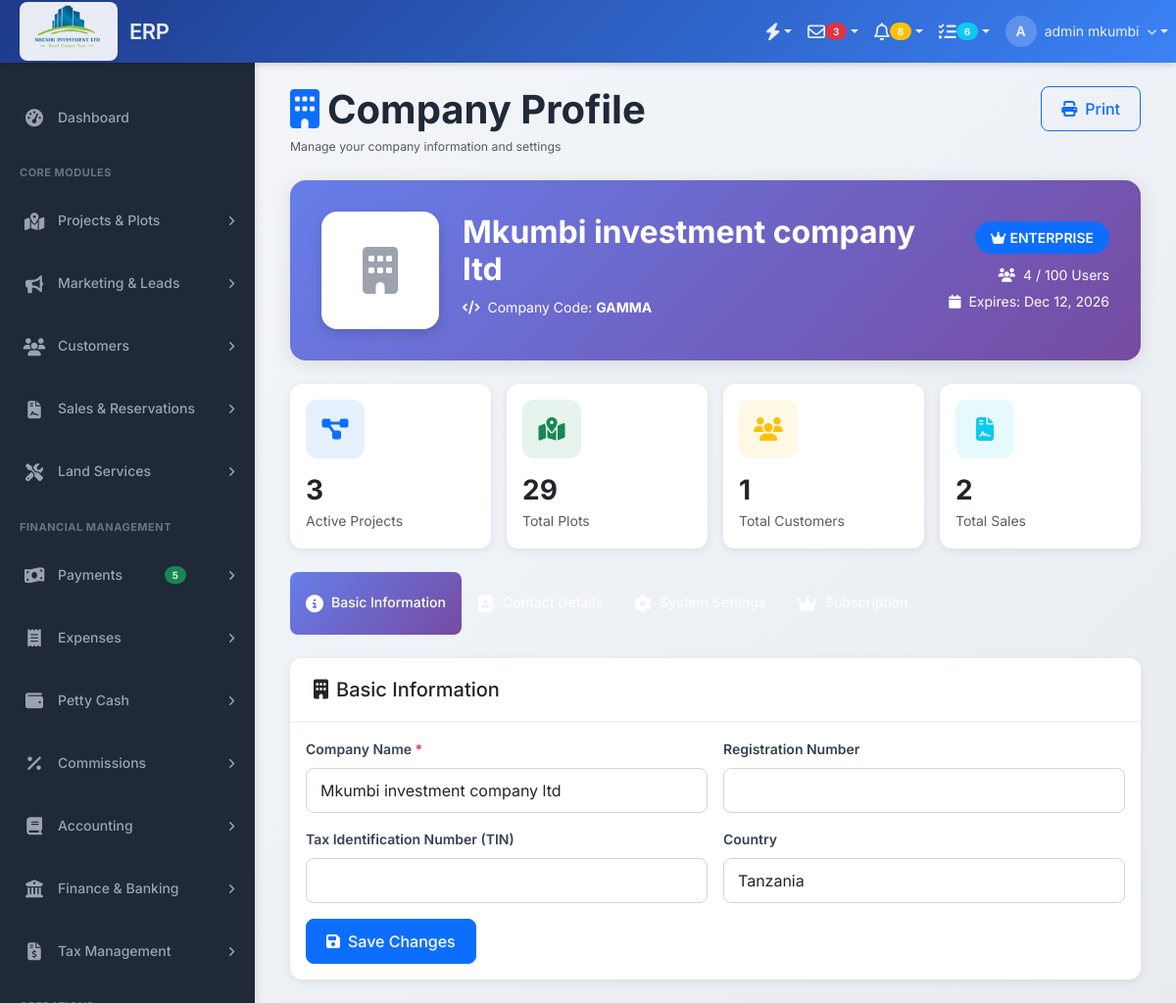
Page /modules/settings/company.php (signed in) on the committed database.
### tables this page shows
CREATE TABLE `companies` (
  `company_id` int(11) NOT NULL,
  `company_code` varchar(20) NOT NULL COMMENT 'Unique company identifier',
  `company_name` varchar(200) NOT NULL,
  `registration_number` varchar(100) DEFAULT NULL,
  `tax_identification_number` varchar(100) DEFAULT NULL COMMENT 'TIN',
  `email` varchar(150) DEFAULT NULL,
  `phone` varchar(50) DEFAULT NULL,
  `mobile` varchar(50) DEFAULT NULL,
  `website` varchar(200) DEFAULT NULL,
  `physical_address` text DEFAULT NULL,
  `postal_address` varchar(200) DEFAULT NULL,
  `city` varchar(100) DEFAULT NULL,
  `region` varchar(100) DEFAULT NULL,
  `country` varchar(100) DEFAULT 'Tanzania',
  `logo_path` varchar(255) DEFAULT NULL,
  `primary_color` varchar(20) DEFAULT '#007bff',
  `secondary_color` varchar(20) DEFAULT '#6c757d',
  `fiscal_year_start` date DEFAULT NULL,
  `fiscal_year_end` date DEFAULT NULL,
  `currency_code` varchar(3) DEFAULT 'TZS',
  `date_format` varchar(20) DEFAULT 'Y-m-d',
  `timezone` varchar(50) DEFAULT 'Africa/Dar_es_Salaam',
  `subscription_plan` enum('trial','basic','professional','enterprise') DEFAULT 'trial',
  `subscription_start_date` date DEFAULT NULL,
  `subscription_end_date` date DEFAULT NULL,
  `max_users` int(11) DEFAULT 5,
  `is_active` tinyint(1) DEFAULT 1,
  `created_at` timestamp NOT NULL DEFAULT current_timestamp(),
  `updated_at` timestamp NOT NULL DEFAULT current_timestamp() ON UPDATE current_timestamp(),
  `created_by` int(11) DEFAULT NULL
);

### modules/settings/company.php (the view, shortened to what this page needs)
<?php
$db = Database::getInstance();
$db->setCompanyId($_SESSION['company_id']);
$conn = $db->getConnection();
$company_id = $_SESSION['company_id'];
try {
    $stmt = $conn->prepare("
        SELECT c.*,
            (SELECT COUNT(*) FROM users WHERE company_id = c.company_id) as total_users,
            (SELECT COUNT(*) FROM users WHERE company_id = c.company_id AND is_active = 1) as active_users
        FROM companies c
        WHERE c.company_id = ?
    ");
    $stmt->execute([$company_id]);
    $company = $stmt->fetch(PDO::FETCH_ASSOC);
    $stats = $conn->prepare("
        SELECT
            (SELECT COUNT(*) FROM projects WHERE company_id = ? AND is_active = 1) as total_projects,
            (SELECT COUNT(*) FROM plots WHERE company_id = ? AND is_active = 1) as total_plots,
            (SELECT COUNT(*) FROM customers WHERE company_id = ? AND is_active = 1) as total_customers,
            (SELECT COUNT(*) FROM reservations WHERE company_id = ? AND status IN ('active', 'completed')) as total_sales
    ");
    $stats->execute([$company_id, $company_id, $company_id, $company_id]);
    $company_stats = $stats->fetch(PDO::FETCH_ASSOC);
} catch (PDOException $e) {
    $error_message = "Error fetching company data: " . $e->getMessage();
    $company = null;
    $company_stats = ['total_projects' => 0, 'total_plots' => 0, 'total_customers' => 0, 'total_sales' => 0];
}
require_once '../../includes/header.php';
?>
<div class="content-header">
    <div class="container-fluid">
        <div class="row mb-4">
            <div class="col-sm-6">
                <h1 class="m-0 fw-bold">
                    <i class="fas fa-building text-primary me-2"></i>Company Profile
                </h1>
                <p class="text-muted small mb-0 mt-1">Manage your company information and settings</p>
            </div>
            <div class="col-sm-6">
                <div class="float-sm-end">
                    <button class="btn btn-outline-primary" onclick="window.print()">
                        <i class="fas fa-print me-2"></i>Print
                    </button>
                </div>
            </div>
        </div>
    </div>
</div>
<section class="content">
    <div class="container-fluid">
        <?php if ($company): ?>
        <div class="company-header mb-4">
            <div class="row align-items-center">
                <div class="col-auto">
                    <div class="company-logo-container" id="logoContainer">
                        <?php if ($company['logo_path'] && file_exists('../../' . $company['logo_path'])): ?>
                            <img src="../../<?php echo htmlspecialchars($company['logo_path']); ?>" alt="Company Logo" id="companyLogoImg">
                        <?php else: ?>
                            <i class="fas fa-building company-logo-placeholder"></i>
                        <?php endif; ?>
                    </div>
                </div>
                <div class="col">
                    <h2 class="mb-2 fw-bold"><?php echo htmlspecialchars($company['company_name']); ?></h2>
                    <p class="mb-2 opacity-90">
                        <i class="fas fa-code me-2"></i>Company Code: <strong><?php echo htmlspecialchars($company['company_code']); ?></strong>
                    </p>
                </div>
                <div class="col-auto text-end">
                    <div class="mb-3">
                        <span class="subscription-badge <?php
                            echo match($company['subscription_plan']) {
                                'trial' => 'bg-warning text-dark',
                                'basic' => 'bg-info text-white',
                                'professional' => 'bg-success text-white',
                                'enterprise' => 'bg-primary text-white',
                                default => 'bg-secondary text-white'
                            };
                        ?>">
                            <i class="fas fa-crown me-1"></i><?php echo strtoupper($company['subscription_plan']); ?>
                        </span>
                    </div>
                    <p class="mb-1 opacity-90">
                        <i class="fas fa-users me-2"></i><?php echo $company['active_users']; ?> / <?php echo $company['max_users']; ?> Users
                    </p>
                    <?php if ($company['subscription_end_date']): ?>
                    <p class="mb-0 opacity-90">
                        <i class="fas fa-calendar me-2"></i>Expires: <?php echo date('M d, Y', strtotime($company['subscription_end_date'])); ?>
                    </p>
                    <?php endif; ?>
                </div>
            </div>
        </div>
        <div class="row g-3 mb-4">
            <div class="col-xl-3 col-md-6">
                <div class="card stats-card">
                    <div class="card-body">
                        <div class="stats-icon bg-primary bg-opacity-10 text-primary">
                            <i class="fas fa-project-diagram"></i>
                        </div>
                        <h3 class="fw-bold mb-1"><?php echo number_format($company_stats['total_projects']); ?></h3>
                        <p class="text-muted mb-0">Active Projects</p>
                    </div>
                </div>
            </div>
            <div class="col-xl-3 col-md-6">
                <div class="card stats-card">
                    <div class="card-body">
                        <div class="stats-icon bg-success bg-opacity-10 text-success">
                            <i class="fas fa-map-marked-alt"></i>
                        </div>
                        <h3 class="fw-bold mb-1"><?php echo number_format($company_stats['total_plots']); ?></h3>
                        <p class="text-muted mb-0">Total Plots</p>
                    </div>
                </div>
            </div>
            <div class="col-xl-3 col-md-6">
                <div class="card stats-card">
                    <div class="card-body">
                        <div class="stats-icon bg-warning bg-opacity-10 text-warning">
                            <i class="fas fa-users"></i>
                        </div>
                        <h3 class="fw-bold mb-1"><?php echo number_format($company_stats['total_customers']); ?></h3>
                        <p class="text-muted mb-0">Total Customers</p>
                    </div>
                </div>
            </div>
            <div class="col-xl-3 col-md-6">
                <div class="card stats-card">
                    <div class="card-body">
                        <div class="stats-icon bg-info bg-opacity-10 text-info">
                            <i class="fas fa-file-contract"></i>
                        </div>
                        <h3 class="fw-bold mb-1"><?php echo number_format($company_stats['total_sales']); ?></h3>
                        <p class="text-muted mb-0">Total Sales</p>
                    </div>
                </div>
            </div>
        </div>
        <ul class="nav nav-pills mb-4" id="companyTabs" role="tablist">
            <li class="nav-item" role="presentation">
                <button class="nav-link active" id="info-tab" data-bs-toggle="pill" data-bs-target="#info" type="button" role="tab">
                    <i class="fas fa-info-circle me-2"></i>Basic Information
                </button>
            </li>
            <li class="nav-item" role="presentation">
                <button class="nav-link" id="contact-tab" data-bs-toggle="pill" data-bs-target="#contact" type="button" role="tab">
                    <i class="fas fa-address-book me-2"></i>Contact Details
                </button>
            </li>
            <li class="nav-item" role="presentation">
                <button class="nav-link" id="settings-tab" data-bs-toggle="pill" data-bs-target="#settings" type="button" role="tab">
                    <i class="fas fa-cog me-2"></i>System Settings
                </button>
            </li>
            <li class="nav-item" role="presentation">
                <button class="nav-link" id="subscription-tab" data-bs-toggle="pill" data-bs-target="#subscription" type="button" role="tab">
                    <i class="fas fa-crown me-2"></i>Subscription
                </button>
            </li>
        </ul>
        <div class="tab-content" id="companyTabContent">
            <div class="tab-pane fade show active" id="info" role="tabpanel">
                <div class="card">
                    <div class="card-header">
                        <h5 class="mb-0">
                            <i class="fas fa-building me-2"></i>Basic Information
                        </h5>
                    </div>
                    <div class="card-body">
                        <form id="basicInfoForm">
                            <div class="row g-3">
                                <div class="col-md-6">
                                    <label class="form-label">Company Name <span class="text-danger">*</span></label>
                                    <input type="text" class="form-control" name="company_name"
                                           value="<?php echo htmlspecialchars($company['company_name']); ?>" required>
                                </div>
                                <div class="col-md-6">
                                    <label class="form-label">Registration Number</label>
                                    <input type="text" class="form-control" name="registration_number"
                                           value="<?php echo htmlspecialchars($company['registration_number'] ?? ''); ?>">
                                </div>
                                <div class="col-md-6">
                                    <label class="form-label">Tax Identification Number (TIN)</label>
                                    <input type="text" class="form-control" name="tax_identification_number"
                                           value="<?php echo htmlspecialchars($company['tax_identification_number'] ?? ''); ?>">
                                </div>
                                <div class="col-md-6">
                                    <label class="form-label">Country</label>
                                    <input type="text" class="form-control" name="country"
                                           value="<?php echo htmlspecialchars($company['country']); ?>">
                                </div>
                                <div class="col-12">
                                    <button type="submit" class="btn btn-primary">
                                        <i class="fas fa-save me-2"></i>Save Changes
                                    </button>
                                </div>
                            </div>
                        </form>
                    </div>
                </div>
            </div>
        </div>
        <?php endif; ?>
    </div>
</section>
<?php require_once '../../includes/footer.php'; ?>

### includes/header.php (style rules this page uses)
* { margin: 0; padding: 0; box-sizing: border-box; }
body { font-family: 'Inter', -apple-system, BlinkMacSystemFont, 'Segoe UI', sans-serif; font-size: 14px; line-height: 1.6; color: #1f2937; background: linear-gradient(135deg, #f5f7fa 0%, #e8ecf1 100%); min-height: 100vh; }

### modules/settings/company.php (style rules this page uses)
.company-header { background: linear-gradient(135deg, #667eea 0%, #764ba2 100%); color: #fff; border-radius: 16px; padding: 2rem; margin-bottom: 2rem; box-shadow: 0 4px 20px rgba(0,0,0,0.1); }
.company-logo-container { width: 120px; height: 120px; border-radius: 16px; background: #fff; display: flex; align-items: center; justify-content: center; box-shadow: 0 4px 12px rgba(0,0,0,0.15); position: relative; overflow: hidden; }
.company-logo-placeholder { font-size: 48px; color: #9ca3af; }
.stats-card { border-radius: 12px; border: none; box-shadow: 0 2px 8px rgba(0,0,0,0.08); transition: all 0.3s; }
.stats-icon { width: 60px; height: 60px; border-radius: 12px; display: flex; align-items: center; justify-content: center; font-size: 24px; margin-bottom: 1rem; }
.form-label { font-weight: 600; color: #374151; margin-bottom: 0.5rem; }
.form-control, .form-select { border-radius: 8px; border: 1px solid #d1d5db; padding: 0.625rem 0.875rem; }
.btn { border-radius: 8px; padding: 0.625rem 1.25rem; font-weight: 500; }
.nav-pills .nav-link.active { background: linear-gradient(135deg, #667eea 0%, #764ba2 100%); }
.card { border: none; border-radius: 12px; box-shadow: 0 2px 8px rgba(0,0,0,0.08); }
.card-header { background: #fff; border-bottom: 2px solid #f3f4f6; border-radius: 12px 12px 0 0 !important; padding: 1.25rem 1.5rem; }
.subscription-badge { padding: 8px 16px; border-radius: 20px; font-weight: 600; font-size: 14px; }

### rows in the picture
companies: company_name "Mkumbi investment company ltd", company_code "GAMMA", subscription_plan "ENTERPRISE", max_users "100", subscription_end_date "Dec 12, 2026", country "Tanzania"

### other values in the picture
substr($_SESSION['full_name'] ?? 'U', 0, 1) "A"
$_SESSION['full_name'] "admin mkumbi"
$company['active_users'] "4"
$company_stats['total_projects'] "3"
$company_stats['total_plots'] "29"
$company_stats['total_customers'] "1"
$company_stats['total_sales'] "2"
